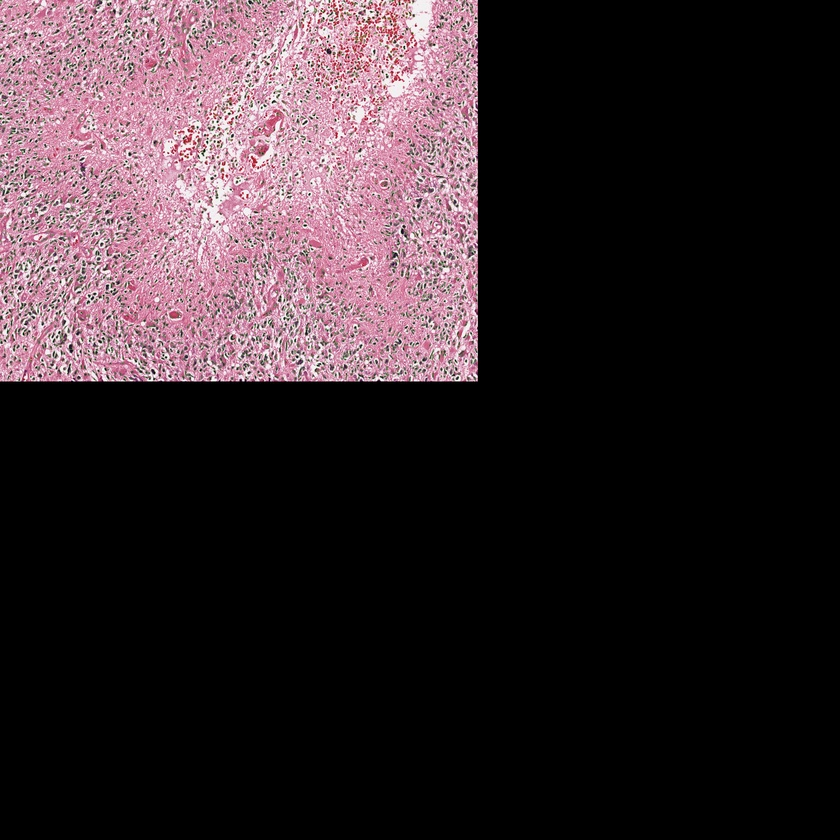
#> input picture path-image-100.000000.000000.jpg, 840 x 840 px, shrunk from 4096 x 4096 before the run
$ python ocv-sample.py   (Python 2 division)
#> lines starting #> are read from the running program, lines starting #| are printed output that depends on the picture; after the words box and inside, x2 and y2 are one past the last pixel; in counts of white or black regions, pixels touching at a corner belong together
import numpy as np
import cv2
import itertools

def pairwise(iterable1):
    "s -> (s0,s1), (s2,s3), (s4, s5), ..."
    a = iter(iterable1)
    return itertools.izip(a, a)

# Load path-image from .jpg
imgPath = 'path-image-100.000000.000000.jpg'
#NamedWindow("opencv")
img = cv2.imread(imgPath,1)
#> img is the input picture: shape (840, 840, 3); mean B, G, R 44, 39.7, 51.8

# Load polygons co-ordinates from .txt
txtPath = 'path-image-100.seg.000000.000000.txt'
txt = open(txtPath, 'r')
#> (reads path-image-100.seg.000000.000000.txt from the repository)

# Convert polygons to numpy array
numPoly = []

for poly in txt:
    polygon = []
    polyList = poly.split(',')
    while '' in polyList:
        polyList.remove('')
    if '\n' in polyList:
        polyList.remove('\n')
    for i, num in enumerate(polyList):
        polyList[i] = int(polyList[i])

    #x1, y1 = polyList[0], polyList[1]

    # Draw a line from every co-ordinate with thickness of 1 px
    for x, y in pairwise(polyList):
        polygon.append([x, y])
    pts = np.array(polygon, np.int32)
    pts = pts.reshape((-1,1,2))
    numPoly.append(pts)
    cv2.polylines(img, [pts], True, (0,255,255))
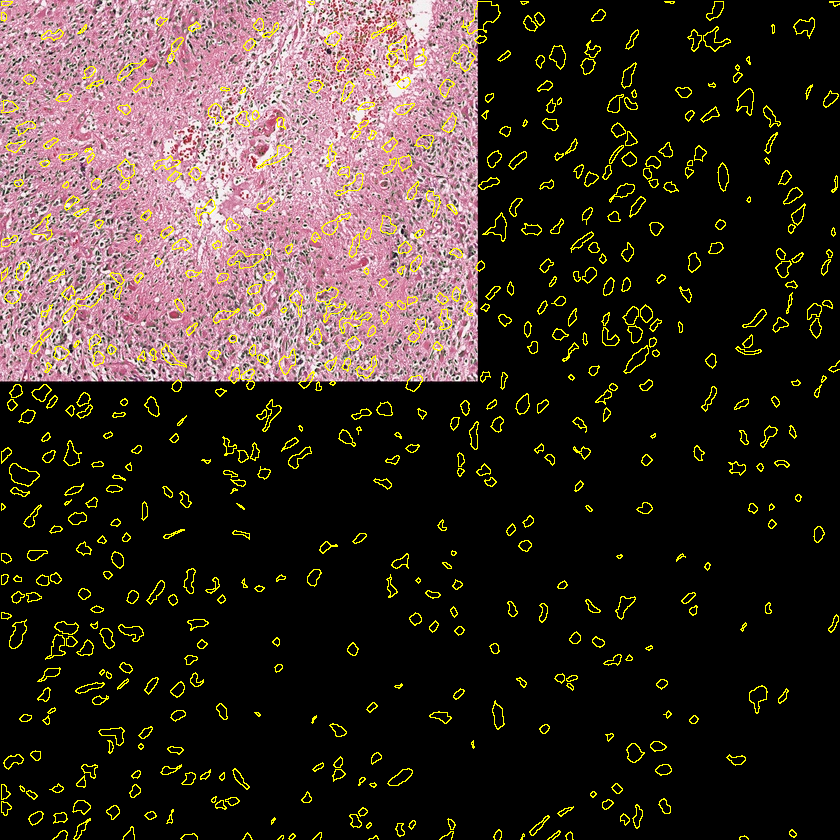
#> img: shape (840, 840, 3); 4.15% of pixels changed, all inside (x1, y1, x2, y2) = (1, 1, 840, 840)
#> after the loop, numPoly = 3701 contours, 364 with area under 20; largest, box (x1, y1, x2, y2) and area: (1897, 1276, 1938, 1312) 745, (461, 1, 501, 35) 594, (1748, 46, 1784, 78) 563, (2280, 1229, 2314, 1263) 551, (722, 1685, 748, 1722) 514

# Show image
#cv2.imshow('image.jpg', img)

#///////////////////////////////////////////////////////////////////
#Author: Animesh
#Calculate Area of Polygon using Shoelace formula, and Perimeter
areaPoly = []
paramPoly = []

def find_area_perim(array):
    a = 0
    p = 0
    arr = array[0]
    ox,oy = arr[0]
    #print arr
    for arr in array[1:]:

        x,y = arr[0]
        a += (x*oy-y*ox)
        p += abs((x-ox)+(y-oy)*1j)
        ox,oy = x,y
    return float(a)/2,p

for p in numPoly:
    x,y = find_area_perim(p)
    print "area:" +str(x)
    print "perimeter:" +str(y)
    areaPoly.append(x)
    paramPoly.append(y)
#> this loop made 3701 passes
#> (x, y) on passes 1 to 3: (-37, 30), (-36, 28), (-134, 62)
#> (printed output is left out)
#> after the loop, areaPoly = 3701 values, max -7 at index 457, min -745 at index 2999, mean -85.99; paramPoly = 3701 values, max 202 at index 2999, min 18 at index 389, mean 51.45

#///////////////////////////////////////////////////////////////////

cv2.imwrite('mypolygon.jpg',img)
k = cv2.waitKey(0)
#> (key Esc is pressed here)
if k == 27:         # wait for ESC key to exit
    cv2.destroyAllWindows()
